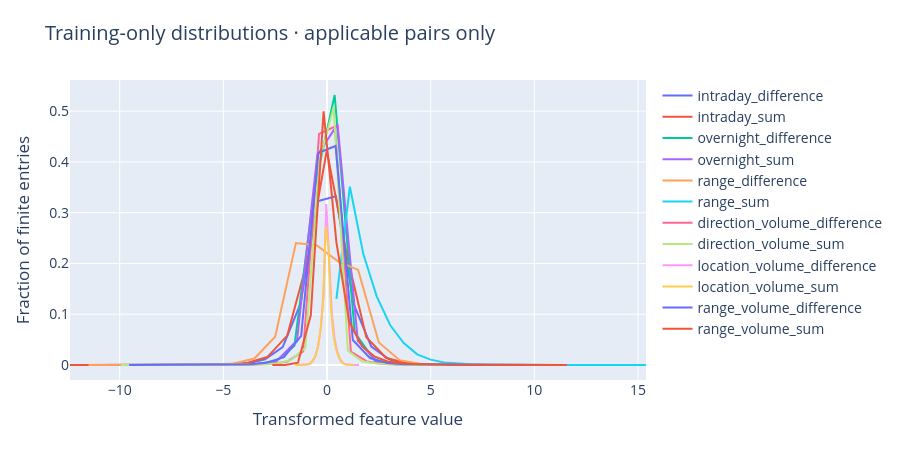

Notebook cell for this chart:
### Code cell
fig = go.Figure()
for row in audit['feature_statistics']:
    if 'applicable_legs' in row['name']:
        continue
    h = row['histogram']
    if h['finite_count']:
        centers = [(a+b)/2 for a,b in zip(h['edges'][:-1],h['edges'][1:])]
        fig.add_trace(go.Scatter(x=centers,
            y=[v/h['finite_count'] for v in h['counts']],
            mode='lines', name=row['name'].removeprefix('market_normalization__')))
fig.update_layout(title='Training-only distributions · applicable pairs only',
                  xaxis_title='Transformed feature value', yaxis_title='Fraction of finite entries')
show(fig, 'normalization_training_distributions')
